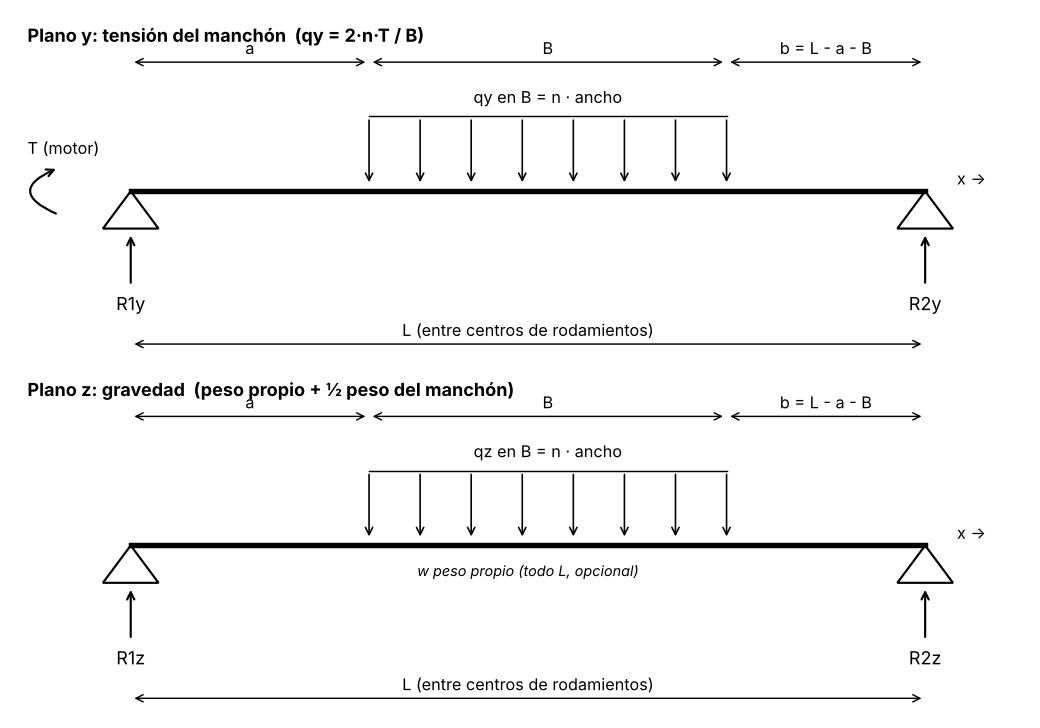

Generate this figure with Python:
import matplotlib
matplotlib.use("Agg")
import matplotlib.pyplot as plt
from matplotlib.patches import Polygon
fig, axs = plt.subplots(2,1,figsize=(8,5.6), dpi=130)
def beam(ax, title, lab, wfull):
    ax.set_xlim(-1.4,11.2); ax.set_ylim(-2.4,2.5); ax.axis("off")
    ax.text(-1.3,2.2,title,fontsize=10,weight="bold")
    ax.plot([0,10],[0,0],color="k",lw=3)
    for x0,n in ((0,"1"),(10,"2")):
        ax.add_patch(Polygon([[x0,0],[x0-0.35,-0.55],[x0+0.35,-0.55]],closed=True,fill=False,lw=1.2))
        ax.annotate("",xy=(x0,-0.6),xytext=(x0,-1.4),arrowprops=dict(arrowstyle="->",lw=1.2))
        ax.text(x0,-1.75,"R"+n+lab,ha="center",fontsize=10)
    a,e=3.0,7.5
    ax.plot([a,e],[1.1,1.1],color="k",lw=0.8)
    for i in range(8):
        xi=a+i*(e-a)/7
        ax.annotate("",xy=(xi,0.08),xytext=(xi,1.1),arrowprops=dict(arrowstyle="->",lw=0.9))
    ax.text((a+e)/2,1.3,"q"+lab+" en B = n · ancho",ha="center",fontsize=9)
    if wfull: ax.text(5,-0.45,"w peso propio (todo L, opcional)",ha="center",fontsize=8,style="italic")
    def dim(x1,x2,y,t):
        ax.annotate("",xy=(x1,y),xytext=(x2,y),arrowprops=dict(arrowstyle="<->",lw=0.8))
        ax.text((x1+x2)/2,y+0.12,t,ha="center",fontsize=9)
    dim(0,a,1.9,"a"); dim(a,e,1.9,"B"); dim(e,10,1.9,"b = L - a - B")
    dim(0,10,-2.25,"L (entre centros de rodamientos)")
    ax.text(10.4,0.1,"x →",fontsize=9)
beam(axs[0],"Plano y: tensión del manchón  (qy = 2·n·T / B)","y",False)
beam(axs[1],"Plano z: gravedad  (peso propio + ½ peso del manchón)","z",True)
axs[0].annotate("",xy=(-0.9,0.35),xytext=(-0.9,-0.35),arrowprops=dict(arrowstyle="->",connectionstyle="arc3,rad=-1.2",lw=1.2))
axs[0].text(-1.3,0.55,"T (motor)",fontsize=9)
plt.tight_layout(); plt.savefig("dcl.png")
